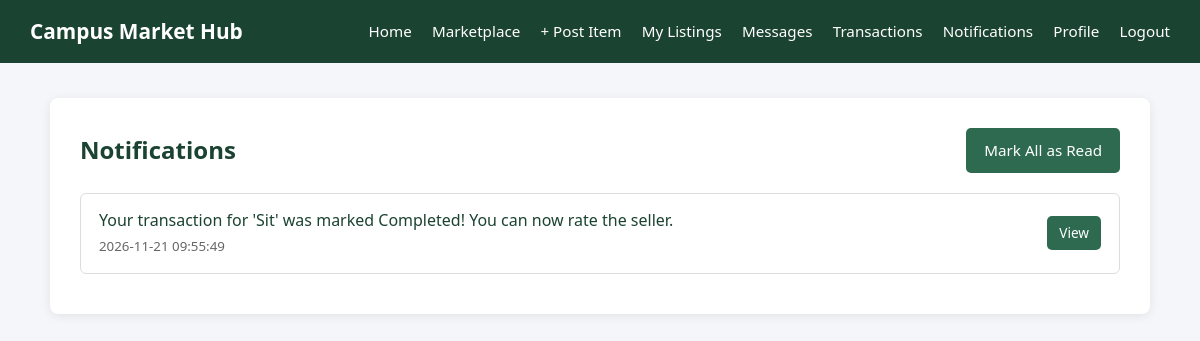
Screenshot of /notifications.php (signed in) with the database file from the repository.
### tables this page shows
CREATE TABLE `notifications` (
  `notification_id` int(11) NOT NULL,
  `user_id` int(11) NOT NULL,
  `message` varchar(255) NOT NULL,
  `link` varchar(255) DEFAULT 'notifications.php',
  `is_read` tinyint(1) DEFAULT 0,
  `created_at` timestamp NOT NULL DEFAULT current_timestamp()
);

### notifications.php (the view, shortened to what this page needs)
<?php
require_once 'config/db.php';
$user_id = (int)$_SESSION['user_id'];
$role    = $_SESSION['role'];
$stmt = $pdo->prepare("SELECT * FROM notifications WHERE user_id = ? ORDER BY created_at DESC");
$stmt->execute([$user_id]);
$notifications = $stmt->fetchAll();
?>
<!DOCTYPE html>
<html lang="en">
<head>
    <link rel="stylesheet" href="assets/style.css">
</head>
<body>
<div class="navbar">
    <h1>Campus Market Hub <?= $role === 'admin' ? '| Admin Panel' : '' ?></h1>
    <div>
        <?php if ($role === 'admin'): ?>
            <a href="admin_dashboard.php">Dashboard</a>
            <a href="admin_verify_students.php">Verify Students</a>
            <a href="admin_manage_products.php">Listings & Reports</a>
            <a href="notifications.php">Notifications</a>
            <a href="profile.php">Profile</a>
            <a href="logout.php">Logout</a>
        <?php else: ?>
            <a href="index.php">Home</a>
            <a href="student_dashboard.php">Marketplace</a>
            <a href="add_product.php">+ Post Item</a>
            <a href="my_listings.php">My Listings</a>
            <a href="messages.php">Messages</a>
            <a href="transactions.php">Transactions</a>
            <a href="notifications.php">Notifications</a>
            <a href="profile.php">Profile</a>
            <a href="logout.php">Logout</a>
        <?php endif; ?>
    </div>
</div>
<div class="container wide">
    <div style="display:flex; justify-content:space-between; align-items:center; margin-bottom:20px;">
        <h2 style="margin-bottom:0;">Notifications</h2>
        <?php if (!empty($notifications)): ?>
            <a href="notifications.php?mark_all=1" class="btn" style="margin-top:0;">Mark All as Read</a>
        <?php endif; ?>
    </div>
    <?php if (empty($notifications)): ?>
        <p>You have no notifications yet.</p>
    <?php else: ?>
        <?php foreach ($notifications as $n): ?>
            <div style="padding:14px 18px; border-radius:6px; margin-bottom:10px; border:1px solid #ddd; display:flex; justify-content:space-between; align-items:center; background: <?= $n['is_read'] ? '#fff' : '#d8f3dc' ?>;">
                <div>
                    <p style="font-weight: <?= $n['is_read'] ? 'normal' : 'bold' ?>; color:#1b4332;">
                        <?= htmlspecialchars($n['message']) ?>
                    </p>
                    <small style="color:#666;"><?= $n['created_at'] ?></small>
                </div>
                <a href="notifications.php?read_id=<?= $n['notification_id'] ?>" class="btn" style="margin-top:0; padding:6px 12px; font-size:0.85rem;">
                    View
                </a>
            </div>
        <?php endforeach; ?>
    <?php endif; ?>
</div>
</body>
</html>

### assets/style.css (style rules this page uses)
* { box-sizing: border-box; margin: 0; padding: 0; font-family: 'Segoe UI', Tahoma, Geneva, Verdana, sans-serif; }
body { background-color: #f4f6f9; color: #333; line-height: 1.6; }
.navbar { background-color: #1b4332; color: #fff; padding: 15px 30px; display: flex; justify-content: space-between; align-items: center; flex-wrap: wrap; }
.navbar h1 { font-size: 1.3rem; }
.navbar a { color: #fff; text-decoration: none; margin-left: 16px; font-size: 0.95rem; }
.container { max-width: 500px; margin: 35px auto; background: #fff; padding: 30px; border-radius: 8px; box-shadow: 0 2px 10px rgba(0, 0, 0, 0.08); }
.container.wide { max-width: 1100px; }
h2, h3 { color: #1b4332; margin-bottom: 18px; }
button, .btn { display: inline-block; background-color: #2d6a4f; color: #fff; border: none; padding: 10px 18px; margin-top: 18px; border-radius: 5px; cursor: pointer; font-size: 0.95rem; text-decoration: none; text-align: center; }

### rows the page displays
notifications: message "Your transaction for 'Sit' was marked Completed! You can now rate the seller.", created_at "2026-11-21 09:55:49"
